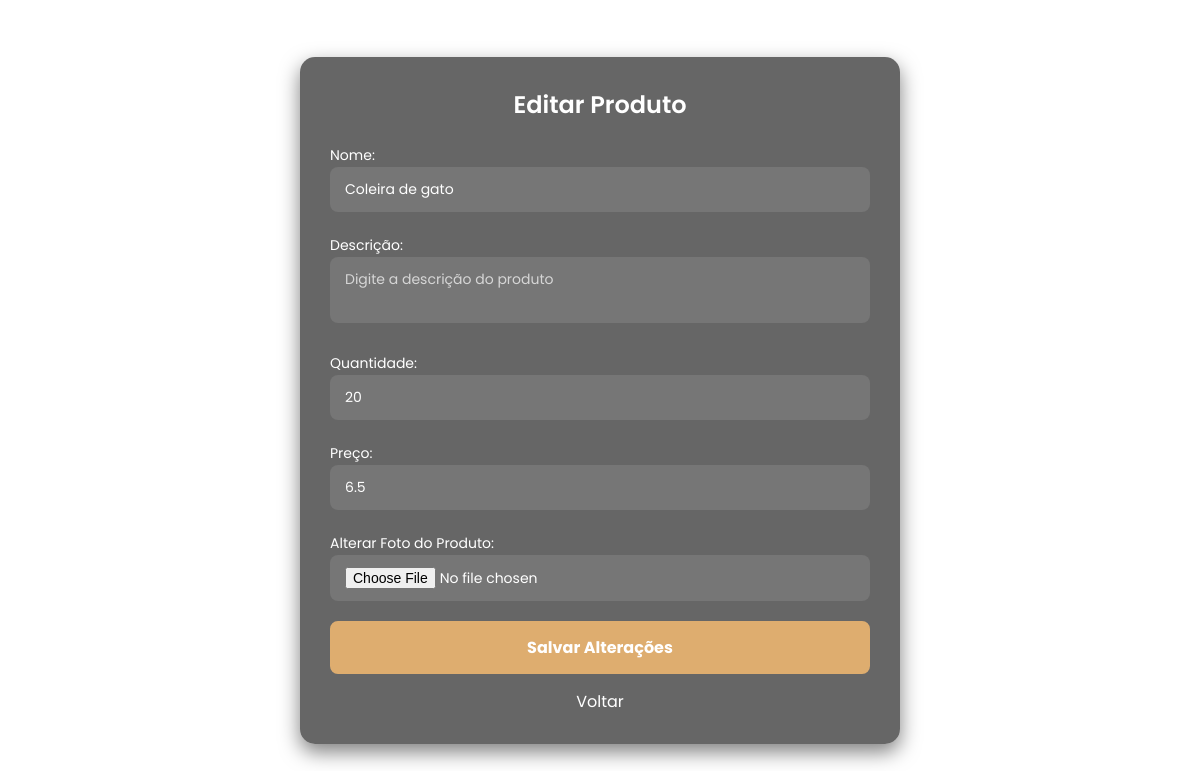
The page /editar_produto/3 (signed in) on the database its author committed.
### app.py (models this page shows, shortened)
class Produto(db.Model):
    id = db.Column(db.Integer, primary_key=True)
    nome = db.Column(db.String(120), nullable=False)
    descricao = db.Column(db.String(255))
    quantidade = db.Column(db.Integer, nullable=False)
    preco = db.Column(db.Float, nullable=False)
    foto = db.Column(db.String(120))
    imagem = db.Column(db.String(200), nullable=True)
    prestador_id = db.Column(db.Integer, db.ForeignKey('user.id'), nullable=False)
    prestador = db.relationship('User', backref=db.backref('produtos', lazy=True))

### app.py (the view, shortened to what this page needs)
@app.route('/editar_produto/<int:id>', methods=['GET', 'POST'])
def editar_produto(id):
    produto = Produto.query.get_or_404(id)
    return render_template('editar_produto.html', produto=produto)

### app.py (called while the page is built)
@login_manager.user_loader
def load_user(user_id):
    return User.query.get(int(user_id))

@app.before_request
def create_tables():
    db.create_all()

### templates/editar_produto.html (shortened to what this page needs)
<!DOCTYPE html>
<html lang="pt-br">
<head>
</head>
<body>
    <div class="container-adicionar-pet">
        <h1 class="adicionar-pet-title">Editar Produto</h1>
        <form method="POST" enctype="multipart/form-data" onsubmit="return validarFormulario()">
            <div class="input-box-adicionar-pet">
                <label for="nome" class="label-box">Nome:</label>
                <input type="text" name="nome" id="nome" value="{{ produto.nome }}" required placeholder="Digite o nome do produto">
            </div>
            <div class="input-box-adicionar-pet">
                <label for="descricao" class="label-box">Descrição:</label>
                <textarea name="descricao" id="descricao" placeholder="Digite a descrição do produto">{{ produto.descricao }}</textarea>
            </div>
            <div class="input-box-adicionar-pet">
                <label for="quantidade" class="label-box">Quantidade:</label>
                <input type="number" name="quantidade" id="quantidade" value="{{ produto.quantidade }}" required placeholder="Digite a quantidade">
            </div>
            <div class="input-box-adicionar-pet">
                <label for="preco" class="label-box">Preço:</label>
                <input type="text" name="preco" id="preco" value="{{ produto.preco }}" required placeholder="Digite o preço (ex: 19.99)">
            </div>
            <div class="input-box-adicionar-pet">
                <label for="foto" class="label-box">Alterar Foto do Produto:</label>
                <input type="file" name="foto" id="foto" accept="image/*">
            </div>
            <button type="submit" class="adicionar-pet-button">Salvar Alterações</button>
        </form>
        <a href="http://127.0.0.1:5000/estoque" class="voltar-link">Voltar</a>
    </div>
</body>
</html>

### templates/editar_produto.html (style rules this page uses)
* { font-family: "Poppins", sans-serif; margin: 0; padding: 0; box-sizing: border-box; }
body { background: url('/static/images/agendamentos_background.jpg') no-repeat center center fixed; background-size: cover; height: 100vh; display: flex; align-items: center; justify-content: center; }
.container-adicionar-pet { background: rgba(0, 0, 0, 0.6); color: white; width: 100%; max-width: 600px; padding: 30px; border-radius: 15px; box-shadow: 0px 8px 20px rgba(0, 0, 0, 0.5); }
.adicionar-pet-title { text-align: center; margin-bottom: 20px; font-size: 24px; font-weight: 600; }
.label-box { margin-bottom: 10px; font-size: 14px; color: white; }
.input-box-adicionar-pet { position: relative; margin-bottom: 20px; }
.input-box-adicionar-pet select, .input-box-adicionar-pet input, .input-box-adicionar-pet textarea { width: 100%; padding: 12px 15px; border: none; border-radius: 8px; background: rgba(255, 255, 255, 0.1); color: white; outline: none; font-size: 14px; resize: none; }
.input-box-adicionar-pet select::placeholder, .input-box-adicionar-pet input::placeholder, .input-box-adicionar-pet textarea::placeholder { color: rgba(255, 255, 255, 0.7); }
.adicionar-pet-button { width: 100%; padding: 12px; background-color: #DEAD6F; color: white; border: 2px solid #DEAD6F; border-radius: 8px; font-size: 16px; font-weight: bold; cursor: pointer; transition: 0.3s; }
a.voltar-link { color: white; text-decoration: none; display: block; text-align: center; margin-top: 15px; transition: 0.3s; }

### rows shown on the page
Produto: nome "Coleira de gato", quantidade "20", preco "6.5"
